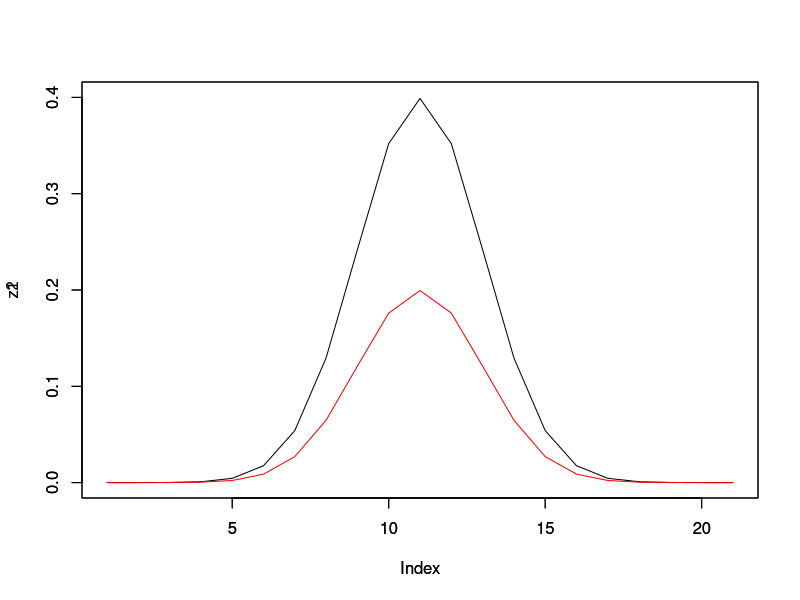

Write the R code that produced this figure. (Note: this script raises an error after producing the figure.)
rm(list=ls(all=TRUE))

gauss.density1 <- function(x) 1/sqrt(2*pi)*exp(-x^2/2)  # 標準正規分布の密度
gauss.density2 <- function(x) 1/sqrt(2*pi)*exp(-x^2/2)  # 標準正規分布の密度

x <- seq(-5,5,0.5)
#z1 <- as.matrix(gauss.density1(x)+0.001*rnorm(21),ncol=1)
#z2 <- as.matrix(gauss.density2(x)+0.001*rnorm(21),ncol=1)
#
# z1 <- as.matrix(gauss.density1(x)+0.001*runif(21, min=0, max=1))
# z2 <- as.matrix(gauss.density1(x)+0.001*runif(21, min=0, max=1))

z1 <- as.matrix(gauss.density1(x))
z2 <- as.matrix(0.5*gauss.density2(x))

plot(z1, type="l", ylim=c(0,0.4))
par(new=T)
plot(z2,type="l", col="red", ylim=c(0,0.4))

mz <- c(1:300)
s1 <- rep(0,300)
s1[sample(mz)[1:10]] <- runif(10, min=0, max=1)
s2 <- rep(0,300)
s2[sample(mz)[1:10]] <- runif(10, min=0, max=1)

X <- z1%*%s1+z2%*%s2
#index <- which(apply(X,2,sd)!=0)
#X <- X[,index]

icacom <- ica(t(X),2, method="imax")

par(mfrow = c(1, 2))
plot(icacom$M[,1],type="l")
plot(icacom$M[,2],type="l")

#plot(icacom$S[,1],type="h")
#plot(icacom$S[,2],type="h")

# -------------------------------

cor.test(s1,icacom$S[,1])
cor.test(s1,icacom$S[,2])

cor.test(s2,icacom$S[,1])
cor.test(s2,icacom$S[,2])

# --------------------------

pcacom <- prcomp(X)

plot(pcacom$x[,1],type="l")
plot(pcacom$x[,2],type="l")

cor.test(s1,pcacom$rotation[,1])
cor.test(s1,pcacom$rotation[,2])

cor.test(s2,pcacom$rotation[,1])
cor.test(s2,pcacom$rotation[,2])

# ---------------------------

### 関数化して、suppressする
com <- 2
C <- matrix(NA,com,nrow(X))
for(k in 1:com){
  S <- icacom$M[,k]
  R <- cor(X,S)

  if (R[which.max(abs(R))]<0){
    S <- -S
  }
  S[S<0] <- 0
  C[k,] <- S
}

C <- t(C)

# number of component
lambda <- 0
maxiter <- 5

E <- NULL
for (k in 1:maxiter){
  A <- solve(t(C)%*%C+lambda*diag(1,ncol(C)))%*%t(C)%*%X
  A[A<0] <- 0

  # normalized constraint
  #for (i in 1:com){
  #  A[i,] <- A[i,]/as.numeric(sqrt(t(A[i,])%*%A[i,]))
  #}

  C <- X%*%t(A)%*%solve(A%*%t(A)+lambda*diag(1,ncol(C)))
  C[C<0] <- 0

  # error
  E[k] <- norm(X-C%*%A);
}
